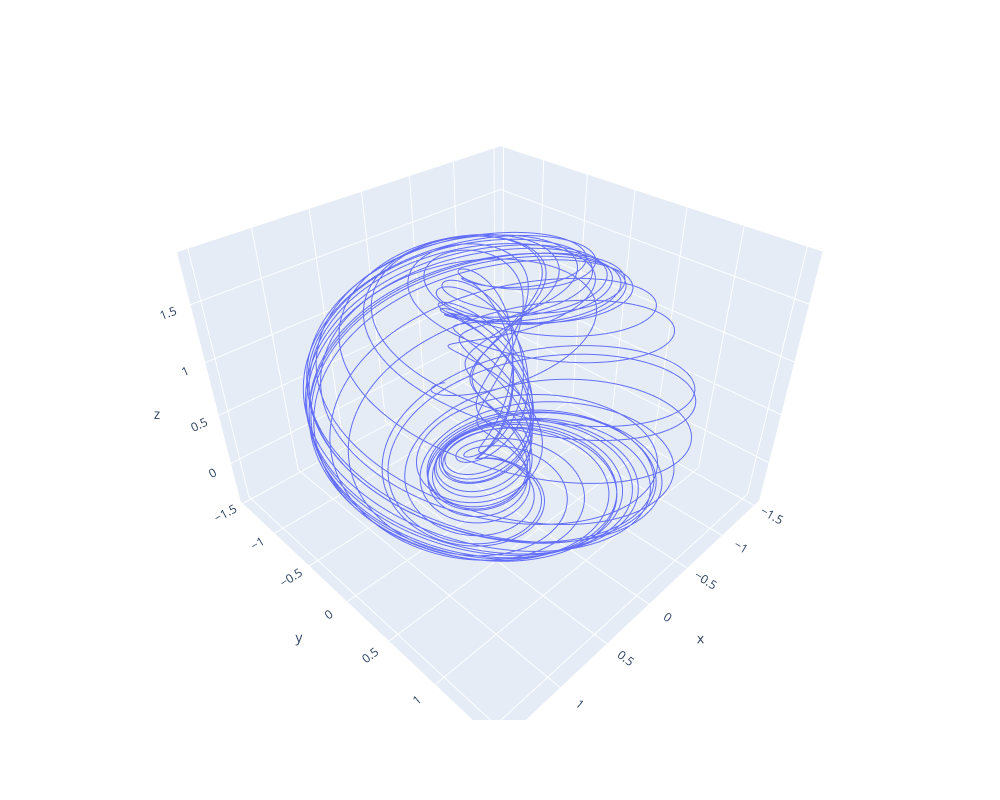

Notebook code cell kept with this figure:
### Code cell
fig = px.line_3d(x = x[:,0],y = x[:,1],z = x[:,2])
fig.update_layout(width=1000, height=800)
fig.show()

### Figure 1 — Plotly figure (JSON) as saved in the notebook; plotly's stock layout.template omitted (floating-point values rounded to 4 significant figures; data arrays with more than 128 entries replaced by an {"elided": "..."} marker saying what was removed)
{"data": [{"hovertemplate": "x=%{x}<br>y=%{y}<br>z=%{z}<extra></extra>", "legendgroup": "", "line": {"color": "#636efa", "dash": "solid"}, "marker": {"symbol": "circle"}, "mode": "lines", "name": "", "scene": "scene", "showlegend": false, "type": "scatter3d", "x": {"elided": "10000 float values"}, "y": {"elided": "10000 float values"}, "z": {"elided": "10000 float values"}}], "layout": {"height": 800, "legend": {"tracegroupgap": 0}, "margin": {"t": 60}, "scene": {"domain": {"x": [0, 1], "y": [0, 1]}, "xaxis": {"title": {"text": "x"}}, "yaxis": {"title": {"text": "y"}}, "zaxis": {"title": {"text": "z"}}}, "width": 1000}}
